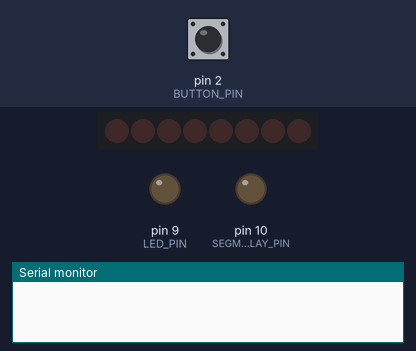
This sketch was run on a simulated Arduino Uno, built with avr-gcc and run on an emulated ATmega328P. Shown: 8 shift-register outputs drawn as a row of LEDs (first output left, lit = HIGH), output pins drawn as LEDs (lit = HIGH), the last lines printed to the serial monitor. Dashed ring = blinking. The inputs (shaded band) are chosen by the test bench; at power-on: pin 2 (BUTTON_PIN) LOW.

Above: at 1.2 s.
1.3 s: pin 2 (BUTTON_PIN) pulled HIGH for 0.15 s
At 2.0 s:
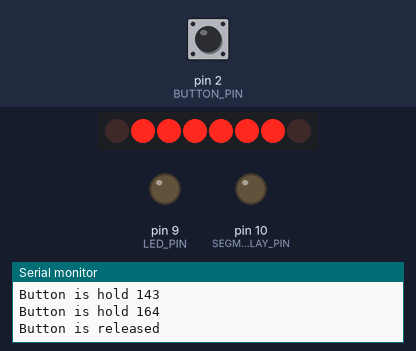
3.0 s: pin 2 (BUTTON_PIN) pulled HIGH for 3.2 s
At 6.9 s:
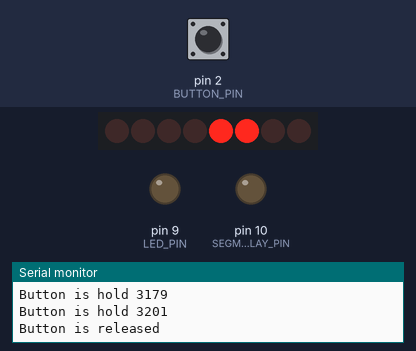
7.7 s: pin 2 (BUTTON_PIN) pulled HIGH for 1 s
At 8.4 s:
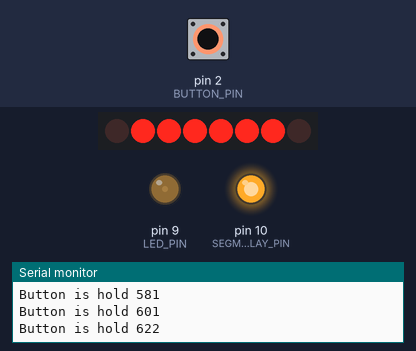
10.2 s: pin 2 (BUTTON_PIN) pulled HIGH for 0.15 s
At 11.1 s:
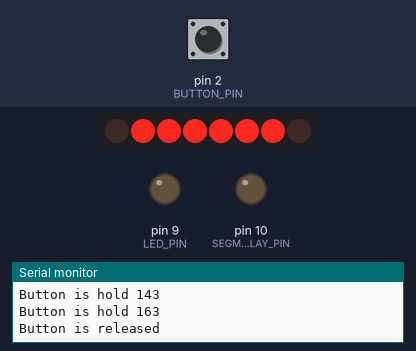
11.8 s: pin 2 (BUTTON_PIN) pulled HIGH for 0.15 s
At 12.4 s:
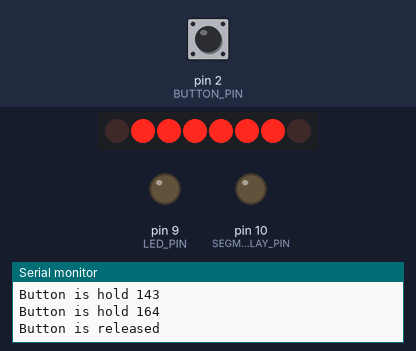
13.5 s: pin 2 (BUTTON_PIN) pulsed HIGH 2 times (0.12 s each, 0.3 s apart)
At 13.6 s:
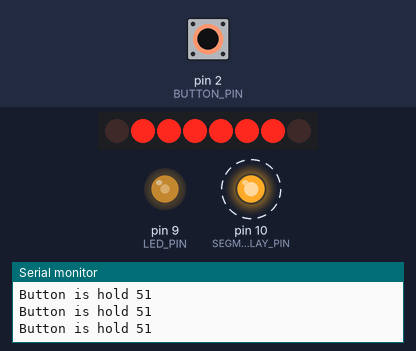
Timing chart, 0 to 16.5 s (numbered marks = the images above; inputs shaded):
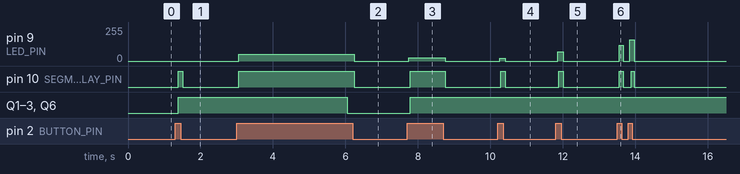

Measured:
- after the input at 1.3 s, pin 10 (SEGMENT_DISPLAY_PIN): LOW → HIGH after 0.08 s, → LOW 0.12 s later; Q1–3, Q6: LOW → HIGH after 0.08 s
- after the input at 3.0 s, pin 9 (LED_PIN): 0/255 → 50/255 after 0.05 s, → 0/255 3.2 s later; pin 10 (SEGMENT_DISPLAY_PIN): LOW → HIGH after 0.05 s, → LOW 3.2 s later; Q1–3, Q6: HIGH → LOW after 3.0 s
- after the input at 7.7 s, pin 9 (LED_PIN): 0/255 → 25/255 after 0.05 s, → 0/255 1.0 s later; pin 10 (SEGMENT_DISPLAY_PIN): LOW → HIGH after 0.08 s, → LOW 0.98 s later; Q1–3, Q6: LOW → HIGH after 0.08 s
- after the input at 10.2 s, pin 9 (LED_PIN): 0/255 → 20/255 after 0.05 s, → 0/255 0.15 s later; pin 10 (SEGMENT_DISPLAY_PIN): LOW → HIGH after 0.08 s, → LOW 0.12 s later
- after the input at 11.8 s, pin 9 (LED_PIN): 0/255 → 70/255 after 0.05 s, → 0/255 0.15 s later; pin 10 (SEGMENT_DISPLAY_PIN): LOW → HIGH after 0.08 s, → LOW 0.12 s later
- after the input at 13.5 s, pin 9 (LED_PIN): 0/255 → 120/255 after 0.05 s, → 0/255 0.11 s later, → 160/255 0.19 s later, → 0/255 0.11 s later; pin 10 (SEGMENT_DISPLAY_PIN): alternates HIGH for 0.10 s and LOW for 0.22 s, 4 changes in all, then stays LOW, starting after 0.05 s

The sketch:

Fade.ino
```cpp
#define BUTTON_PIN 2
#define LED_PIN 9
#define SEGMENT_DISPLAY_PIN 10
#define PRESSED HIGH
#define BOUNCE_TIME 50
#define latchPin 5
#define clockPin 3
#define dataPin 7

int press_count = 0;
int previous = 0;
long int hold_time = 0;
long int press_time = 0;
bool pressed_candidate = false;
bool button_pressed = false;
int ledBrightness = 0;
int ledIncrement = 5;
bool ledState = LOW;

byte digits[10] = {
  B01111110,  // 0
  B00110000,  // 1
  B01101101,  // 2
  B01111001,  // 3
  B00110011,  // 4
  B01011011,  // 5
  B01011111,  // 6
  B01110000,  // 7
  B01111111,  // 8
  B01111011   // 9
};

unsigned long previousUpdateTime = 0;
unsigned long updateInterval = 10;  // Интервал обновления в миллисекундах

void setup() {
  pinMode(BUTTON_PIN, INPUT);
  pinMode(LED_PIN, OUTPUT);
  pinMode(SEGMENT_DISPLAY_PIN, OUTPUT);
  Serial.begin(9600);

  attachInterrupt(digitalPinToInterrupt(BUTTON_PIN), handleButtonInterrupt, FALLING);
}

void loop() {
  int val = digitalRead(BUTTON_PIN);
  unsigned long currentTime = millis();

  if (pressed_candidate == false && val == PRESSED && previous != PRESSED) {
    press_count++;
    Serial.print("Button is pressed ");
    Serial.println(press_count);
    hold_time = 0;
    press_time = currentTime;
    pressed_candidate = true;
  }

  if (pressed_candidate == true && currentTime - press_time > BOUNCE_TIME) {
    if (digitalRead(BUTTON_PIN) == PRESSED) {
      button_pressed = true;
    } else {
      pressed_candidate = false;
    }
  }

  if (button_pressed == true) {
    hold_time = currentTime - press_time;
    Serial.print("Button is hold ");
    Serial.println(hold_time);

    if (ledState == LOW) {
      // Включаем светодиод с минимальной яркостью
      ledState = HIGH;
      analogWrite(LED_PIN, ledBrightness);
    }

    // Регулировка яркости при удержании
    if (ledBrightness < 255) {
      ledBrightness += ledIncrement;
    } else {
      ledBrightness = 0;
    }
  }

  if (button_pressed == true && previous == PRESSED && val != PRESSED) {
    Serial.print("Button is released ");
    button_pressed = false;
    pressed_candidate = false;

    // Выключаем светодиод
    analogWrite(LED_PIN, 0);
    ledState = LOW;
  }

  if (currentTime - previousUpdateTime >= updateInterval) {
    // Обновляем каждые 10 миллисекунд
    previousUpdateTime = currentTime;

    // Отображение времени удержания на семисегментном индикаторе
    if (button_pressed) {
      showNumber(min(9, hold_time / 3000));
      digitalWrite(SEGMENT_DISPLAY_PIN, HIGH);
    } else {
      digitalWrite(SEGMENT_DISPLAY_PIN, LOW);
    }
  }

  previous = val;
}

void showNumber(int digit) {
  digitalWrite(latchPin, LOW);
  if (digit < 0 || digit > 9) {
    return;
  }
  shiftAndSet(digits[digit]);
  digitalWrite(latchPin, HIGH);
}

void shiftAndSet(byte val) {
  shiftOut(dataPin, clockPin, MSBFIRST, val);
}

void handleButtonInterrupt() {
  if (pressed_candidate == false) {
    press_time = millis();
    pressed_candidate = true;
    press_count++;
    hold_time = 0;
  }
}
```
